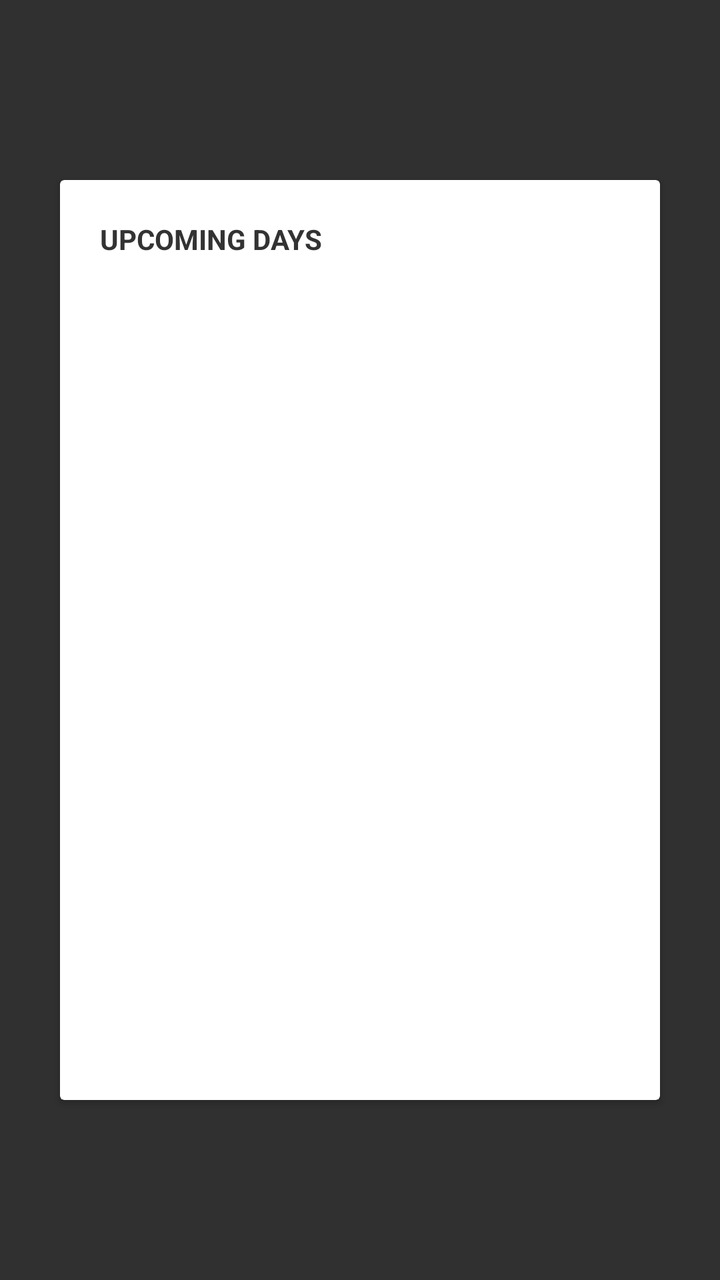
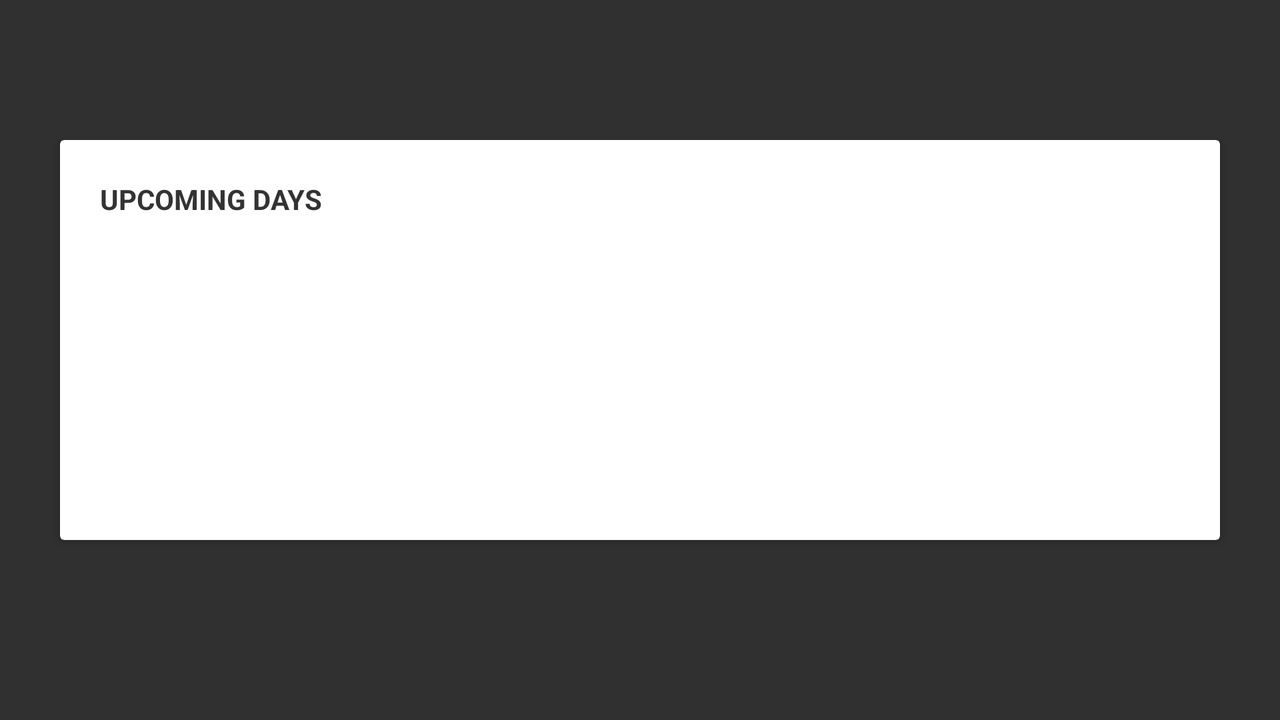

An Android layout and its configuration variant, each rendered on a device that would load it. The default file and the variant file are quoted in full after the pictures.
<!-- AndroidManifest.xml: application theme AppTheme -->
<!-- res/layout/fragment_upcoming_days.xml -->
<?xml version="1.0" encoding="utf-8"?>
<FrameLayout xmlns:android="http://schemas.android.com/apk/res/android"
    xmlns:app="http://schemas.android.com/apk/res-auto"
    android:layout_width="match_parent"
    android:layout_height="match_parent"
    android:orientation="vertical">

    <android.support.v7.widget.CardView
        android:layout_width="match_parent"
        android:layout_height="match_parent"
        android:layout_marginBottom="@dimen/card_padding_bottom"
        android:layout_marginLeft="@dimen/card_padding_leftright"
        android:layout_marginRight="@dimen/card_padding_leftright"
        android:layout_marginTop="@dimen/card_padding_top"
        app:cardBackgroundColor="#fff">

        <LinearLayout
            android:layout_width="match_parent"
            android:layout_height="match_parent"
            android:layout_margin="20dp"
            android:orientation="vertical">

            <TextView
                android:layout_width="wrap_content"
                android:layout_height="wrap_content"
                android:layout_marginBottom="10dp"
                android:text="UPCOMING DAYS"
                android:textColor="#333"
                android:textSize="14sp"
                android:textStyle="bold" />

            <LinearLayout
                android:id="@+id/container"
                android:layout_width="match_parent"
                android:layout_height="match_parent"
                android:padding="20dp"
                android:layout_gravity="center_vertical"
                android:gravity="center_vertical"
                android:orientation="vertical" />

        </LinearLayout>

    </android.support.v7.widget.CardView>
</FrameLayout>
<!-- resources referenced by this layout -->
<resources>
  <dimen name="card_padding_bottom">90dp</dimen>
  <dimen name="card_padding_leftright">30dp</dimen>
  <dimen name="card_padding_top">90dp</dimen>
  <style name="AppTheme" parent="@style/Theme.AppCompat.NoActionBar">
          
          <item name="colorPrimary">@color/colorPrimary</item>
          <item name="colorPrimaryDark">@color/colorPrimaryDark</item>
          <item name="colorAccent">@color/colorAccent</item>
      </style>
  <color name="colorPrimary">#222222</color>
  <color name="colorPrimaryDark">#000000</color>
  <color name="colorAccent">#ECAD2A</color>
</resources>
<!-- res/layout-land/fragment_upcoming_days.xml (the author's variant of the layout above) -->
<!-- drawn on the phone turned sideways -->
<?xml version="1.0" encoding="utf-8"?>
<FrameLayout xmlns:android="http://schemas.android.com/apk/res/android"
    xmlns:app="http://schemas.android.com/apk/res-auto"
    android:layout_width="match_parent"
    android:layout_height="match_parent"
    android:orientation="vertical">

    <android.support.v7.widget.CardView
        android:layout_width="match_parent"
        android:layout_height="match_parent"
        android:layout_marginBottom="@dimen/card_padding_bottom"
        android:layout_marginLeft="@dimen/card_padding_leftright"
        android:layout_marginRight="@dimen/card_padding_leftright"
        android:layout_marginTop="@dimen/card_padding_top_land"
        app:cardBackgroundColor="#fff">

        <LinearLayout
            android:id="@+id/container"
            android:layout_width="match_parent"
            android:layout_height="match_parent"
            android:orientation="vertical"
            android:padding="20dp">

            <TextView
                android:layout_width="wrap_content"
                android:layout_height="wrap_content"
                android:layout_marginBottom="10dp"
                android:text="UPCOMING DAYS"
                android:textColor="#333"
                android:textSize="14sp"
                android:textStyle="bold" />
        </LinearLayout>

    </android.support.v7.widget.CardView>
</FrameLayout>
<!-- resources referenced by the variant -->
<!-- as the phone turned sideways resolves them -->
<resources>
  <dimen name="card_padding_bottom">90dp</dimen>
  <dimen name="card_padding_leftright">30dp</dimen>
  <dimen name="card_padding_top_land">70dp</dimen>
  <style name="AppTheme" parent="@style/Theme.AppCompat.NoActionBar">
          
          <item name="colorPrimary">@color/colorPrimary</item>
          <item name="colorPrimaryDark">@color/colorPrimaryDark</item>
          <item name="colorAccent">@color/colorAccent</item>
      </style>
  <color name="colorPrimary">#222222</color>
  <color name="colorPrimaryDark">#000000</color>
  <color name="colorAccent">#ECAD2A</color>
</resources>
